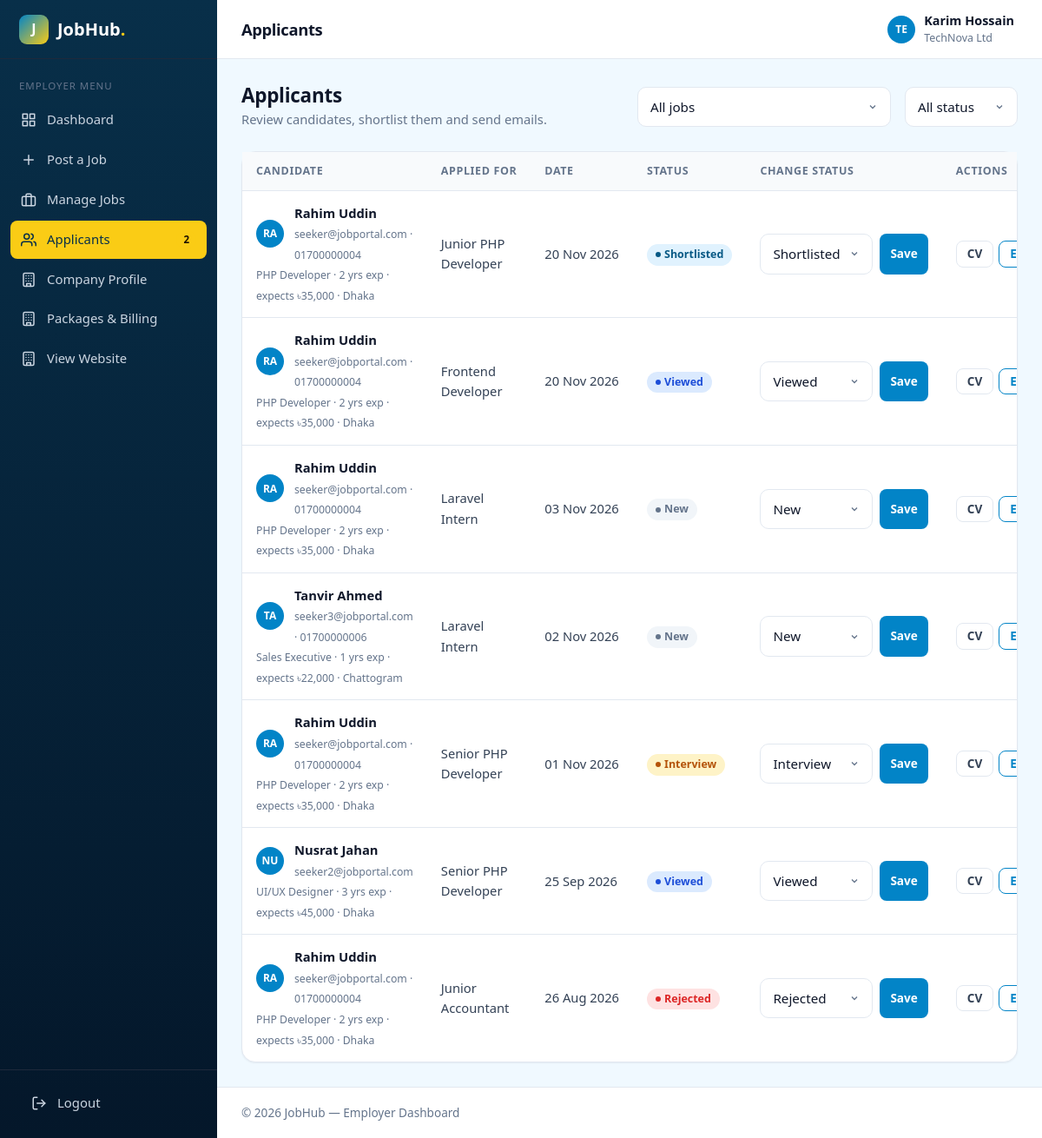
The app's page /employer/applicants.php (signed in) with its own data.
### tables this page shows
CREATE TABLE `companies` (
  `id` int UNSIGNED NOT NULL,
  `user_id` int UNSIGNED NOT NULL,
  `city_id` int UNSIGNED DEFAULT NULL,
  `name` varchar(150) NOT NULL,
  `logo` varchar(255) DEFAULT NULL,
  `website` varchar(255) DEFAULT NULL,
  `address` text,
  `description` text
);

CREATE TABLE `job_applications` (
  `id` int UNSIGNED NOT NULL,
  `job_id` int UNSIGNED NOT NULL,
  `seeker_id` int UNSIGNED NOT NULL,
  `resume_file` varchar(255) NOT NULL,
  `status` enum('applied','viewed','shortlisted','interview','hired','rejected') NOT NULL DEFAULT 'applied',
  `applied_at` timestamp NOT NULL DEFAULT CURRENT_TIMESTAMP
);

CREATE TABLE `users` (
  `id` int UNSIGNED NOT NULL,
  `name` varchar(100) NOT NULL,
  `email` varchar(150) NOT NULL,
  `phone` varchar(20) DEFAULT NULL,
  `password` varchar(255) NOT NULL,
  `role` enum('admin','employer','seeker') NOT NULL,
  `status` enum('active','pending','blocked') NOT NULL DEFAULT 'active',
  `created_at` timestamp NOT NULL DEFAULT CURRENT_TIMESTAMP
);

CREATE TABLE `seekers` (
  `id` int UNSIGNED NOT NULL,
  `user_id` int UNSIGNED NOT NULL,
  `city_id` int UNSIGNED DEFAULT NULL,
  `category_id` int UNSIGNED DEFAULT NULL,
  `cv_template_id` int UNSIGNED DEFAULT NULL,
  `headline` varchar(150) DEFAULT NULL,
  `summary` text,
  `experience_years` tinyint UNSIGNED NOT NULL DEFAULT '0',
  `expected_salary` decimal(10,2) DEFAULT NULL,
  `resume_file` varchar(255) DEFAULT NULL
);

CREATE TABLE `cities` (
  `id` int UNSIGNED NOT NULL,
  `name` varchar(100) NOT NULL,
  `division` varchar(50) NOT NULL
);

CREATE TABLE `jobs` (
  `id` int UNSIGNED NOT NULL,
  `company_id` int UNSIGNED NOT NULL,
  `category_id` int UNSIGNED DEFAULT NULL,
  `city_id` int UNSIGNED DEFAULT NULL,
  `subscription_id` int UNSIGNED DEFAULT NULL,
  `title` varchar(150) NOT NULL,
  `slug` varchar(180) NOT NULL,
  `job_type` enum('full_time','part_time','contract','internship','remote') NOT NULL DEFAULT 'full_time',
  `salary_min` decimal(10,2) DEFAULT NULL,
  `salary_max` decimal(10,2) DEFAULT NULL,
  `description` text,
  `deadline` date NOT NULL,
  `status` enum('pending','approved','rejected','closed') NOT NULL DEFAULT 'pending',
  `is_featured` tinyint(1) NOT NULL DEFAULT '0'
);

### employer/include/check.php (called while the page is built, shortened)
<?php
include('../dbconfig.php');
$userId = (int)$_SESSION['user_id'];
$company = $conn->query("SELECT companies.*, cities.name AS city_name FROM companies
                         LEFT JOIN cities ON cities.id = companies.city_id
                         WHERE companies.user_id = $userId")->fetch_assoc();
$companyId = (int)$company['id'];
$statusLabel = array('applied' => 'New', 'viewed' => 'Viewed', 'shortlisted' => 'Shortlisted',
                     'interview' => 'Interview', 'hired' => 'Hired', 'rejected' => 'Rejected');
$statusColor = array('applied' => 'badge-gray', 'viewed' => 'badge-info', 'shortlisted' => 'badge-primary',
                     'interview' => 'badge-warning', 'hired' => 'badge-success', 'rejected' => 'badge-danger');

### employer/applicants.php (the view, shortened to what this page needs)
<?php
include('include/check.php');
$pageTitle = 'Applicants';
$where = "WHERE jobs.company_id = $companyId";
$apps = $conn->query("SELECT job_applications.*, jobs.title,
                             users.name, users.email, users.phone,
                             seekers.headline, seekers.experience_years, seekers.expected_salary, cities.name AS city_name
                      FROM job_applications
                      JOIN jobs ON jobs.id = job_applications.job_id
                      JOIN seekers ON seekers.id = job_applications.seeker_id
                      JOIN users ON users.id = seekers.user_id
                      LEFT JOIN cities ON cities.id = seekers.city_id
                      $where
                      ORDER BY job_applications.applied_at DESC");
?>
<!DOCTYPE html>
<html lang="en">
<head>
  <link rel="stylesheet" href="../assets/css/style.css?v=2">
</head>
<body class="dash-body">
<?php include('include/menu.php'); ?>
<main class="dash-content">
  <div class="page-actions">
    <div><h2>Applicants</h2><p>Review candidates, shortlist them and send emails.</p></div>
    <form action="" method="get" class="flex gap-2">
      <select class="form-control" name="job" style="width:auto" onchange="this.form.submit()">
        <option value="">All jobs</option>
      </select>
      <select class="form-control" name="status" style="width:auto" onchange="this.form.submit()">
        <option value="">All status</option>
      </select>
    </form>
  </div>
  <div class="card">
    <div class="table-wrap">
      <table class="table">
        <thead><tr><th>Candidate</th><th>Applied for</th><th>Date</th><th>Status</th><th>Change status</th><th>Actions</th></tr></thead>
        <tbody>
        <?php while ($a = $apps->fetch_assoc()) { ?>
          <tr>
            <td>
              <div class="cell-user"><span class="avatar sm"><?php echo strtoupper(substr($a['name'], 0, 2)); ?></span>
                <div><strong><?php echo $a['name']; ?></strong><small><?php echo $a['email']; ?><?php if ($a['phone']) echo ' · ' . $a['phone']; ?></small></div></div>
              <small class="muted">
                <?php echo $a['headline'] ? $a['headline'] : 'No headline'; ?>
                · <?php echo $a['experience_years']; ?> yrs exp
                <?php if ($a['expected_salary']) echo ' · expects ৳' . number_format($a['expected_salary']); ?>
                <?php if ($a['city_name']) echo ' · ' . $a['city_name']; ?>
              </small>
            </td>
            <td><?php echo $a['title']; ?></td>
            <td><?php echo date('d M Y', strtotime($a['applied_at'])); ?></td>
            <td><span class="badge badge-dot <?php echo $statusColor[$a['status']]; ?>"><?php echo $statusLabel[$a['status']]; ?></span></td>
            <td>
              <form action="" method="post" class="flex gap-1">
                <select class="form-control" name="status" style="width:auto">
                  <?php foreach ($statusLabel as $key => $label) { ?>
                    <option value="<?php echo $key; ?>" <?php if ($a['status'] == $key) echo 'selected'; ?>><?php echo $label; ?></option>
                  <?php } ?>
                </select>
                <button class="btn btn-sm btn-primary" type="submit">Save</button>
              </form>
            </td>
            <td>
              <div class="actions">
                <a class="btn btn-sm btn-light" href="../<?php echo $a['resume_file']; ?>" target="_blank" download>CV</a>
                <a class="btn btn-sm btn-outline" href="email.php?app=<?php echo $a['id']; ?>">Email</a>
              </div>
            </td>
          </tr>
        <?php } ?>
        </tbody>
      </table>
    </div>
  </div>
</main>
<?php include('include/footer.php'); ?>

### employer/include/menu.php (shortened to what this page needs)
<?php
$page = basename($_SERVER['PHP_SELF']);
$newApps = $conn->query("SELECT COUNT(*) AS c FROM job_applications
                          JOIN jobs ON jobs.id = job_applications.job_id
                          WHERE jobs.company_id = $companyId AND job_applications.status = 'applied'")->fetch_assoc()['c'];
?>
<aside class="sidebar">
  <a href="../index.php" class="logo"><span class="logo-mark">J</span>JobHub<span class="dot">.</span></a>
  <div class="sidebar-label">Employer menu</div>
  <ul class="sidebar-menu">
    <li><a href="dashboard.php" class="<?php if ($page == 'dashboard.php') echo 'active'; ?>"><svg class="ic" viewBox="0 0 24 24" aria-hidden="true"><rect x="3" y="3" width="7" height="7"/><rect x="14" y="3" width="7" height="7"/><rect x="14" y="14" width="7" height="7"/><rect x="3" y="14" width="7" height="7"/></svg>Dashboard</a></li>
    <li><a href="post-job.php" class="<?php if ($page == 'post-job.php') echo 'active'; ?>"><svg class="ic" viewBox="0 0 24 24" aria-hidden="true"><line x1="12" y1="5" x2="12" y2="19"/><line x1="5" y1="12" x2="19" y2="12"/></svg>Post a Job</a></li>
    <li><a href="manage-jobs.php" class="<?php if ($page == 'manage-jobs.php') echo 'active'; ?>"><svg class="ic" viewBox="0 0 24 24" aria-hidden="true"><rect x="2" y="7" width="20" height="14" rx="2"/><path d="M16 21V5a2 2 0 0 0-2-2h-4a2 2 0 0 0-2 2v16"/></svg>Manage Jobs</a></li>
    <li><a href="applicants.php" class="<?php if ($page == 'applicants.php' || $page == 'email.php') echo 'active'; ?>"><svg class="ic" viewBox="0 0 24 24" aria-hidden="true"><path d="M17 21v-2a4 4 0 0 0-4-4H5a4 4 0 0 0-4 4v2"/><circle cx="9" cy="7" r="4"/><path d="M23 21v-2a4 4 0 0 0-3-3.87"/><path d="M16 3.13a4 4 0 0 1 0 7.75"/></svg>Applicants<?php if ($newApps > 0) { ?><span class="count"><?php echo $newApps; ?></span><?php } ?></a></li>
    <li><a href="company-profile.php" class="<?php if ($page == 'company-profile.php') echo 'active'; ?>"><svg class="ic" viewBox="0 0 24 24" aria-hidden="true"><rect x="4" y="2" width="16" height="20" rx="2"/><path d="M9 22v-4h6v4M8 6h.01M16 6h.01M12 6h.01M12 10h.01M12 14h.01M16 10h.01M16 14h.01M8 10h.01M8 14h.01"/></svg>Company Profile</a></li>
    <li><a href="subscription.php" class="<?php if ($page == 'subscription.php' || $page == 'checkout.php' || $page == 'payment-success.php' || $page == 'payment-fail.php') echo 'active'; ?>"><svg class="ic" viewBox="0 0 24 24" aria-hidden="true"><rect x="4" y="2" width="16" height="20" rx="2"/><path d="M9 22v-4h6v4M8 6h.01M16 6h.01M12 6h.01M12 10h.01M12 14h.01M16 10h.01M16 14h.01M8 10h.01M8 14h.01"/></svg>Packages &amp; Billing</a></li>
    <li><a href="../index.php"><svg class="ic" viewBox="0 0 24 24" aria-hidden="true"><rect x="4" y="2" width="16" height="20" rx="2"/><path d="M9 22v-4h6v4M8 6h.01M16 6h.01M12 6h.01M12 10h.01M12 14h.01M16 10h.01M16 14h.01M8 10h.01M8 14h.01"/></svg>View Website</a></li>
  </ul>
  <div class="sidebar-foot">
    <ul class="sidebar-menu">
      <li><a href="../logout.php"><svg class="ic" viewBox="0 0 24 24" aria-hidden="true"><path d="M9 21H5a2 2 0 0 1-2-2V5a2 2 0 0 1 2-2h4"/><polyline points="16 17 21 12 16 7"/><line x1="21" y1="12" x2="9" y2="12"/></svg>Logout</a></li>
    </ul>
  </div>
</aside>
<div class="dash-main">
  <header class="topbar">
    <h1 class="topbar-title"><?php echo $pageTitle; ?></h1>
    <div class="dropdown" style="margin-left:auto">
      <button class="dropdown-toggle">
        <span class="avatar sm"><?php echo strtoupper(substr($company['name'], 0, 2)); ?></span>
        <span class="user-meta"><strong><?php echo $_SESSION['name']; ?></strong><small><?php echo $company['name']; ?></small></span>
      </button>
    </div>
  </header>

### records on screen
companies: name "TE", name "TechNova Ltd"
job_applications: users.name "RA", users.name "Rahim Uddin", users.email "seeker@jobportal.com", users.phone "01700000004", seeker.headline "PHP Developer", seeker.experience_years "2", seeker.expected_salary "35,000", cities.name "Dhaka", job.title "Junior PHP Developer", applied_at "20 Nov 2026", status "Shortlisted"
job_applications: users.name "RA", users.name "Rahim Uddin", users.email "seeker@jobportal.com", users.phone "01700000004", seeker.headline "PHP Developer", seeker.experience_years "2", seeker.expected_salary "35,000", cities.name "Dhaka", job.title "Frontend Developer", applied_at "20 Nov 2026", status "Viewed"
job_applications: users.name "RA", users.name "Rahim Uddin", users.email "seeker@jobportal.com", users.phone "01700000004", seeker.headline "PHP Developer", seeker.experience_years "2", seeker.expected_salary "35,000", cities.name "Dhaka", job.title "Laravel Intern", applied_at "03 Nov 2026", status "New"
job_applications: users.name "TA", users.name "Tanvir Ahmed", users.email "seeker3@jobportal.com", users.phone "01700000006", seeker.headline "Sales Executive", seeker.experience_years "1", seeker.expected_salary "22,000", cities.name "Chattogram", job.title "Laravel Intern", applied_at "02 Nov 2026", status "New"
job_applications: users.name "RA", users.name "Rahim Uddin", users.email "seeker@jobportal.com", users.phone "01700000004", seeker.headline "PHP Developer", seeker.experience_years "2", seeker.expected_salary "35,000", cities.name "Dhaka", job.title "Senior PHP Developer", applied_at "01 Nov 2026", status "Interview"
job_applications: users.name "NU", users.name "Nusrat Jahan", users.email "seeker2@jobportal.com", seeker.headline "UI/UX Designer", seeker.experience_years "3", seeker.expected_salary "45,000", cities.name "Dhaka", job.title "Senior PHP Developer", applied_at "25 Sep 2026", status "Viewed"
job_applications: users.name "RA", users.name "Rahim Uddin", users.email "seeker@jobportal.com", users.phone "01700000004", seeker.headline "PHP Developer", seeker.experience_years "2", seeker.expected_salary "35,000", cities.name "Dhaka", job.title "Junior Accountant", applied_at "26 Aug 2026", status "Rejected"

### other values on screen
$newApps "2"
$pageTitle "Applicants"
$_SESSION['name'] "Karim Hossain"
